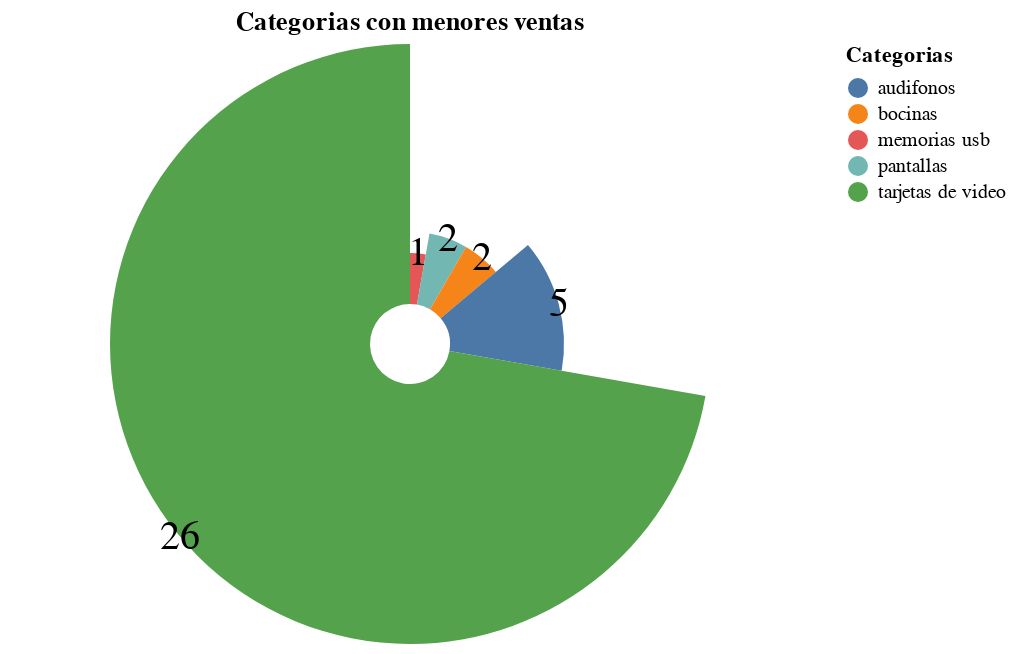

The code cell stored with this chart in its notebook:
### Markdown cell above
#### 1.- Categorías con menores ventas y categorías con menores búsquedas. 📈📊
- Categorias con mayores ventas ✔️ 
- Categorias menores ventas ✔️

### Code cell
def diccionario():
    """
    La funcion crea un diccionario vacio donde se agregaran las categorias que existen 
    """
    diccionario_categoria = {}
    for data in lifestore_products:
        if (data[3] not in diccionario_categoria):
            diccionario_categoria[data[3]] = 0
    return diccionario_categoria


diccionario_ventas = diccionario()
# Contador de ventas
for value,key in enumerate(copiasales):
    if (key[5] in diccionario_ventas):
        diccionario_ventas[key[5]] +=1  


# ordenamiento
clients_sort = sorted(diccionario_ventas.items(), key=operator.itemgetter(1), reverse=False)
clients_sort = list(clients_sort)
imprime_listas(clients_sort)

# DataFrame para la grafica
salesDataFrame = pd.DataFrame(clients_sort, columns=['category', 'sales'])
print(salesDataFrame)

# grafica
base = alt.Chart(salesDataFrame.head(5)).encode(
    theta=alt.Theta("sales:Q", stack=True,title="sales"), 
    radius=alt.Radius("sales", scale=alt.Scale(type="sqrt", zero=True, rangeMin=20)),
    # color=alt.Color("category:N"),
    color=alt.Color("category:N", legend=alt.Legend(title="Categorias")),
    order=alt.Order("sales", sort="ascending")
)

pie = base.mark_arc(outerRadius=120)
text = alt.Chart(salesDataFrame.head(5)).mark_text(
    radius=140, 
    size=20,
    align='center',
    color='black'
    # color=alt.Color("category:N"),
    ).encode(
        theta=alt.Theta("sales:Q", stack=True,title="sales"), 
    radius=alt.Radius("sales", scale=alt.Scale(type="sqrt", zero=True, rangeMin=20)),
        text="sales:Q",
        # color=alt.Color("sales:Q")
        ).properties(
            title='Categorias con menores ventas'
        )
pie + text


pie + text

### Figure 1 — Vega-Lite specification as saved in the notebook (floating-point values rounded to 4 significant figures)
{"config": {"view": {"continuousWidth": 400, "continuousHeight": 300}}, "layer": [{"data": {"name": "data-fa353b9c8a9c0218eda8833cf8c0c97a"}, "mark": {"type": "arc", "outerRadius": 120}, "encoding": {"color": {"field": "category", "legend": {"title": "Categorias"}, "type": "nominal"}, "order": {"field": "sales", "sort": "ascending", "type": "quantitative"}, "radius": {"field": "sales", "scale": {"rangeMin": 20, "type": "sqrt", "zero": true}, "type": "quantitative"}, "theta": {"field": "sales", "stack": true, "title": "sales", "type": "quantitative"}}}, {"data": {"name": "data-fa353b9c8a9c0218eda8833cf8c0c97a"}, "mark": {"type": "text", "align": "center", "color": "black", "radius": 140, "size": 20}, "encoding": {"radius": {"field": "sales", "scale": {"rangeMin": 20, "type": "sqrt", "zero": true}, "type": "quantitative"}, "text": {"field": "sales", "type": "quantitative"}, "theta": {"field": "sales", "stack": true, "title": "sales", "type": "quantitative"}}, "title": "Categorias con menores ventas"}], "$schema": "https://vega.github.io/schema/vega-lite/v4.17.0.json", "datasets": {"data-fa353b9c8a9c0218eda8833cf8c0c97a": [{"category": "memorias usb", "sales": 1}, {"category": "pantallas", "sales": 2}, {"category": "bocinas", "sales": 2}, {"category": "audifonos", "sales": 5}, {"category": "tarjetas de video", "sales": 26}]}}
